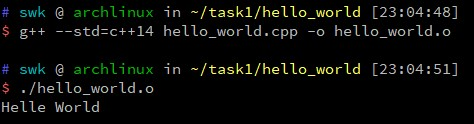
//> input picture tasks/week1/imgs/hello_world_build.jpg, 474 x 124 px
$ ./main ../../../week1/imgs/hello_world_build.jpg   (built with g++ and OpenCV 4)
//> lines starting //> are read from the running program, lines starting //| are printed output that depends on the picture
#include "canny.h"

int main(int argc, char* argv[]) {
	Mat img = imread(argv[1]);
//> img is the input picture: 124 rows x 474 cols, CV_8UC3; mean B, G, R 10.7, 12.5, 11.6
	Mat grey;
	cvtColor(img, grey, CV_BGR2GRAY);
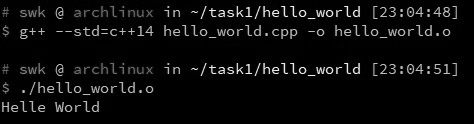
//> grey: 124 rows x 474 cols, CV_8UC1; min 0, max 246, mean 12
	Mat blur;
	GaussianBlur(grey, blur, Size(5, 5), 1, 1);
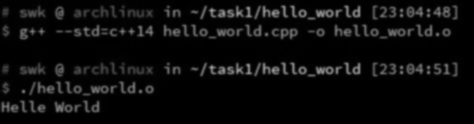
//> blur: 124 rows x 474 cols, CV_8UC1; min 0, max 156, mean 12
	Mat outputImg;
//> (the run ends here: the program needs code that is not available in this run, at `myCanny(blur, outputImg, 60, 120);`)
